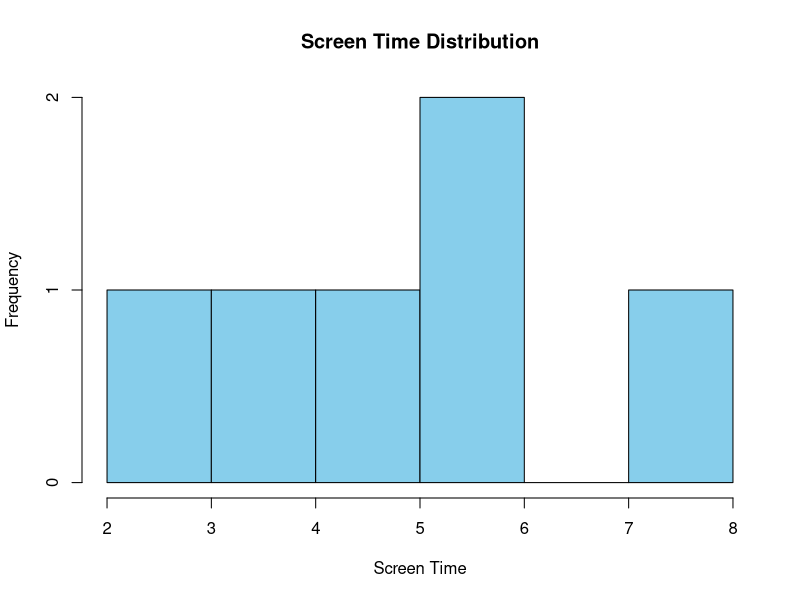
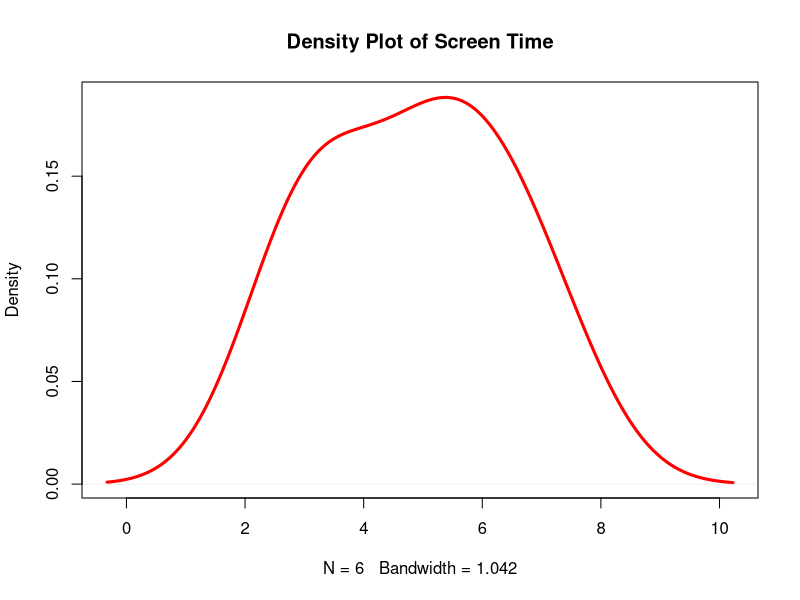
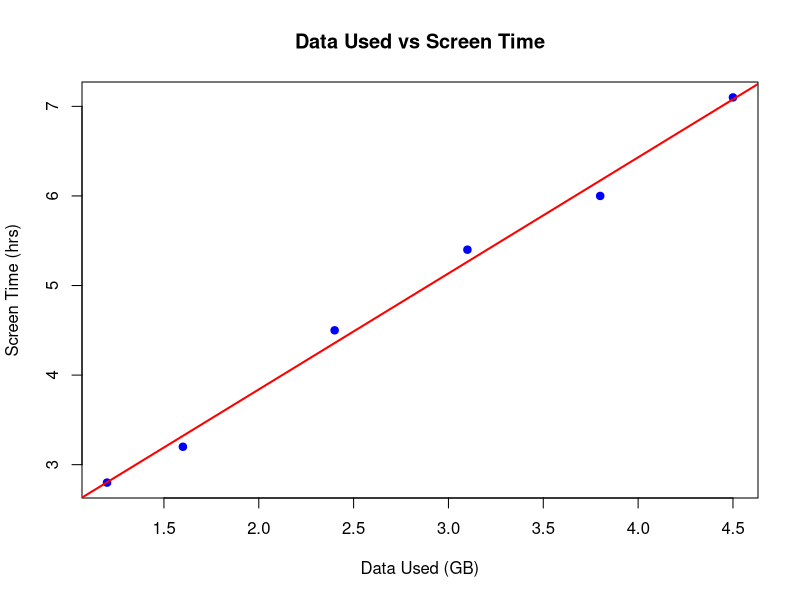
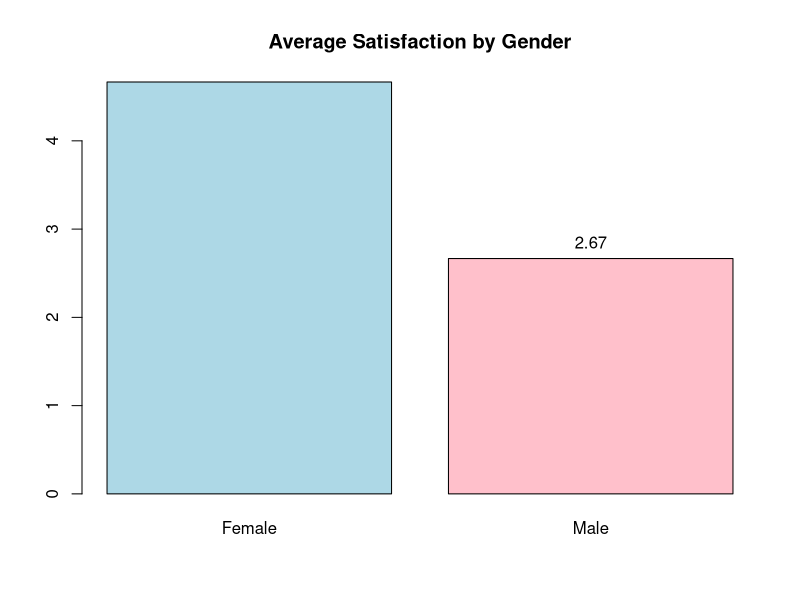

These figures' R source, in order:
# Dataset
app <- data.frame(
  Gender=c("Male","Female","Male","Female","Male","Female"),
  Screen_Time=c(4.5,6.0,3.2,7.1,2.8,5.4),
  App_Usage_Count=c(18,25,12,30,10,22),
  Data_Used=c(2.4,3.8,1.6,4.5,1.2,3.1),
  Satisfaction=c(3,5,3,5,2,4)
)

# 1. Histogram
hist(app$Screen_Time,
     col="skyblue",
     main="Screen Time Distribution",
     xlab="Screen Time")

# Density Plot
plot(density(app$Screen_Time),
     col="red",
     lwd=3,
     main="Density Plot of Screen Time")

# 2. Scatter Plot
plot(app$Data_Used,
     app$Screen_Time,
     pch=19,
     col="blue",
     main="Data Used vs Screen Time",
     xlab="Data Used (GB)",
     ylab="Screen Time (hrs)")

abline(lm(Screen_Time~Data_Used,data=app),
       col="red",
       lwd=2)

cor(app$Data_Used,
    app$Screen_Time)

# 3. Average Satisfaction by Gender
avg <- tapply(app$Satisfaction,
              app$Gender,
              mean)

bp <- barplot(avg,
              col=c("lightblue","pink"),
              main="Average Satisfaction by Gender")

text(bp,
     avg,
     labels=round(avg,2),
     pos=3)
